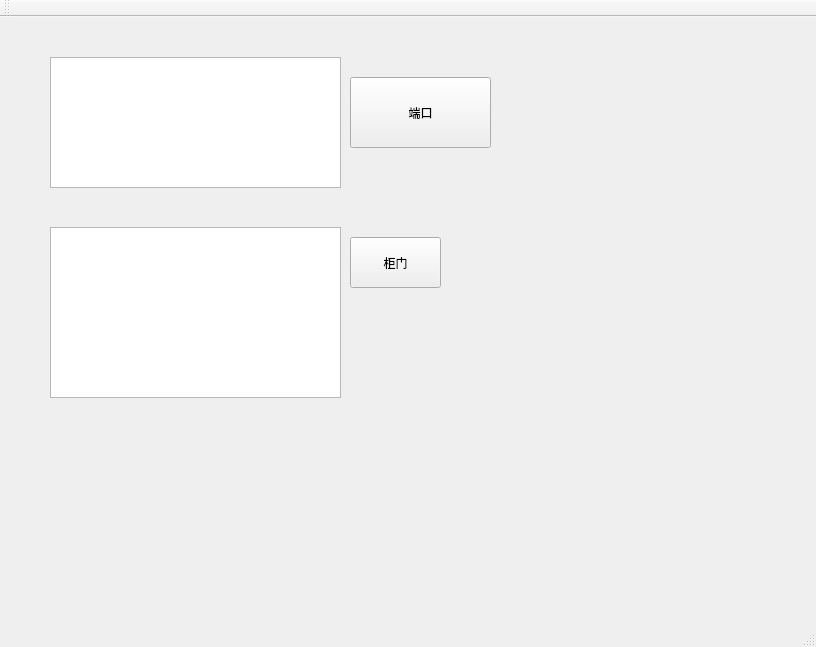
<?xml version="1.0" encoding="UTF-8"?>
<ui version="4.0">
 <class>MainWindow</class>
 <widget class="QMainWindow" name="MainWindow">
  <property name="geometry">
   <rect>
    <x>0</x>
    <y>0</y>
    <width>816</width>
    <height>647</height>
   </rect>
  </property>
  <property name="windowTitle">
   <string>MainWindow</string>
  </property>
  <widget class="QWidget" name="centralWidget">
   <widget class="QTextEdit" name="queryTextEdit">
    <property name="geometry">
     <rect>
      <x>50</x>
      <y>40</y>
      <width>291</width>
      <height>131</height>
     </rect>
    </property>
   </widget>
   <widget class="QPushButton" name="queryButton">
    <property name="geometry">
     <rect>
      <x>350</x>
      <y>60</y>
      <width>141</width>
      <height>71</height>
     </rect>
    </property>
    <property name="text">
     <string>端口</string>
    </property>
   </widget>
   <widget class="QTextEdit" name="openDoorTextEdit">
    <property name="geometry">
     <rect>
      <x>50</x>
      <y>210</y>
      <width>291</width>
      <height>171</height>
     </rect>
    </property>
   </widget>
   <widget class="QPushButton" name="openButton">
    <property name="geometry">
     <rect>
      <x>350</x>
      <y>220</y>
      <width>91</width>
      <height>51</height>
     </rect>
    </property>
    <property name="text">
     <string>柜门</string>
    </property>
   </widget>
  </widget>
  <widget class="QMenuBar" name="menuBar">
   <property name="geometry">
    <rect>
     <x>0</x>
     <y>0</y>
     <width>816</width>
     <height>21</height>
    </rect>
   </property>
  </widget>
  <widget class="QToolBar" name="mainToolBar">
   <attribute name="toolBarArea">
    <enum>TopToolBarArea</enum>
   </attribute>
   <attribute name="toolBarBreak">
    <bool>false</bool>
   </attribute>
  </widget>
  <widget class="QStatusBar" name="statusBar"/>
 </widget>
 <layoutdefault spacing="6" margin="11"/>
 <resources/>
 <connections/>
</ui>
